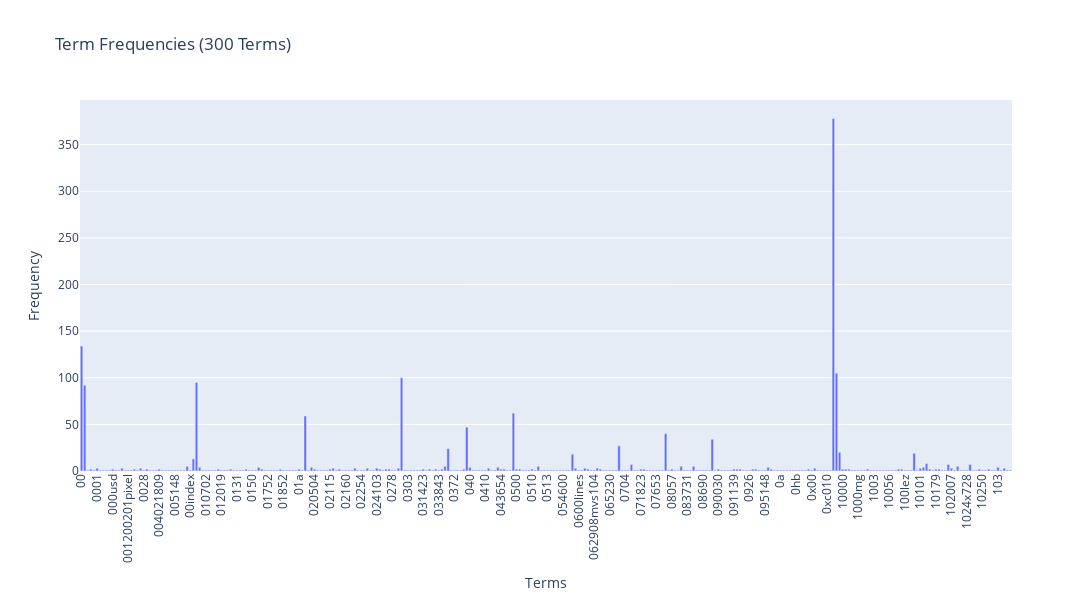

The code cell stored with this chart in its notebook:
### Markdown cell above
### >>> **Exercise 12 (take home):**
If you want a nicer interactive visualization here, I would encourage you try to install and use plotly to achieve this.

### Code cell
import plotly.express as px

# Calculate term frequencies efficiently
term_frequencies = np.asarray(X_counts.sum(axis=0)).flatten()

# First 300 terms and frequencies for plotting
terms = count_vect.get_feature_names_out()[:300]
frequencies = term_frequencies[:300]

# Using Plotly for an interactive bar chart
fig = px.bar(
    x=terms,
    y=frequencies,
    labels={'x': 'Terms', 'y': 'Frequency'},
    title="Term Frequencies (300 Terms)"
)
fig.update_layout(xaxis_tickangle=-90, width=1200, height=600)
fig.show()

### Figure 1 — Plotly figure (JSON) as saved in the notebook; plotly's stock layout.template omitted (floating-point values rounded to 4 significant figures; data arrays with more than 128 entries replaced by an {"elided": "..."} marker saying what was removed)
{"data": [{"alignmentgroup": "True", "hovertemplate": "Terms=%{x}<br>Frequency=%{y}<extra></extra>", "legendgroup": "", "marker": {"color": "#636efa", "pattern": {"shape": ""}}, "name": "", "offsetgroup": "", "orientation": "v", "showlegend": false, "textposition": "auto", "type": "bar", "x": {"elided": "300 str values"}, "xaxis": "x", "y": {"elided": "300 int values"}, "yaxis": "y"}], "layout": {"barmode": "relative", "height": 600, "legend": {"tracegroupgap": 0}, "title": {"text": "Term Frequencies (300 Terms)"}, "width": 1200, "xaxis": {"anchor": "y", "autorange": true, "domain": [0, 1], "range": [-0.5, 299.5], "tickangle": -90, "title": {"text": "Terms"}, "type": "category"}, "yaxis": {"anchor": "x", "autorange": true, "domain": [0, 1], "range": [0, 397.9], "title": {"text": "Frequency"}, "type": "linear"}}}
